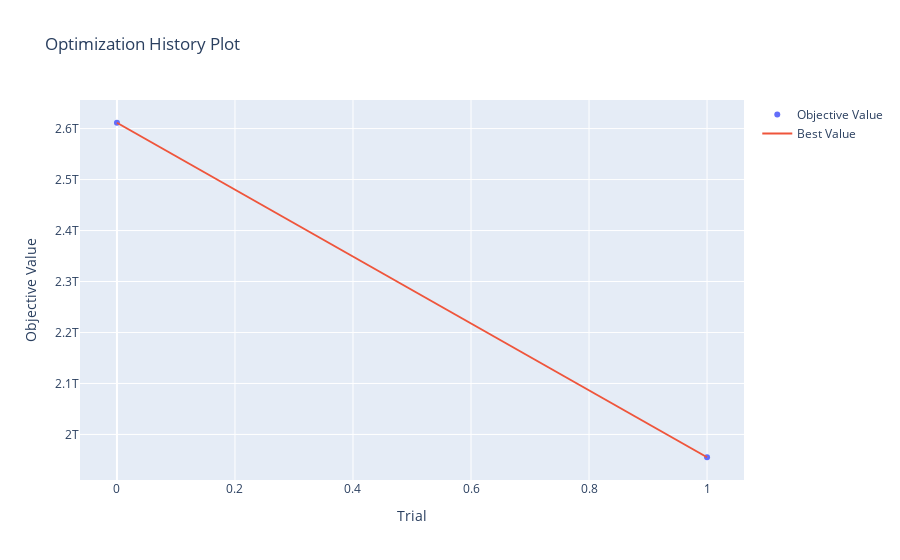

Write notebook code for a chart like this one.
### Code cell
ov.plot_optimization_history(study)

### Figure 1 — Plotly figure (JSON) as saved in the notebook; plotly's stock layout.template omitted (floating-point values rounded to 4 significant figures)
{"data": [{"mode": "markers", "name": "Objective Value", "type": "scatter", "x": [0, 1], "y": [2611000000000.0, 1955000000000.0]}, {"mode": "lines", "name": "Best Value", "type": "scatter", "x": [0, 1], "y": [2611000000000.0, 1955000000000.0]}, {"marker": {"color": "#cccccc"}, "mode": "markers", "name": "Infeasible Trial", "showlegend": false, "type": "scatter", "x": [], "y": []}], "layout": {"autosize": true, "title": {"text": "Optimization History Plot"}, "xaxis": {"autorange": true, "range": [-0.06071, 1.061], "title": {"text": "Trial"}, "type": "linear"}, "yaxis": {"autorange": true, "range": [1901000000000.0, 2666000000000.0], "title": {"text": "Objective Value"}, "type": "linear"}}}
